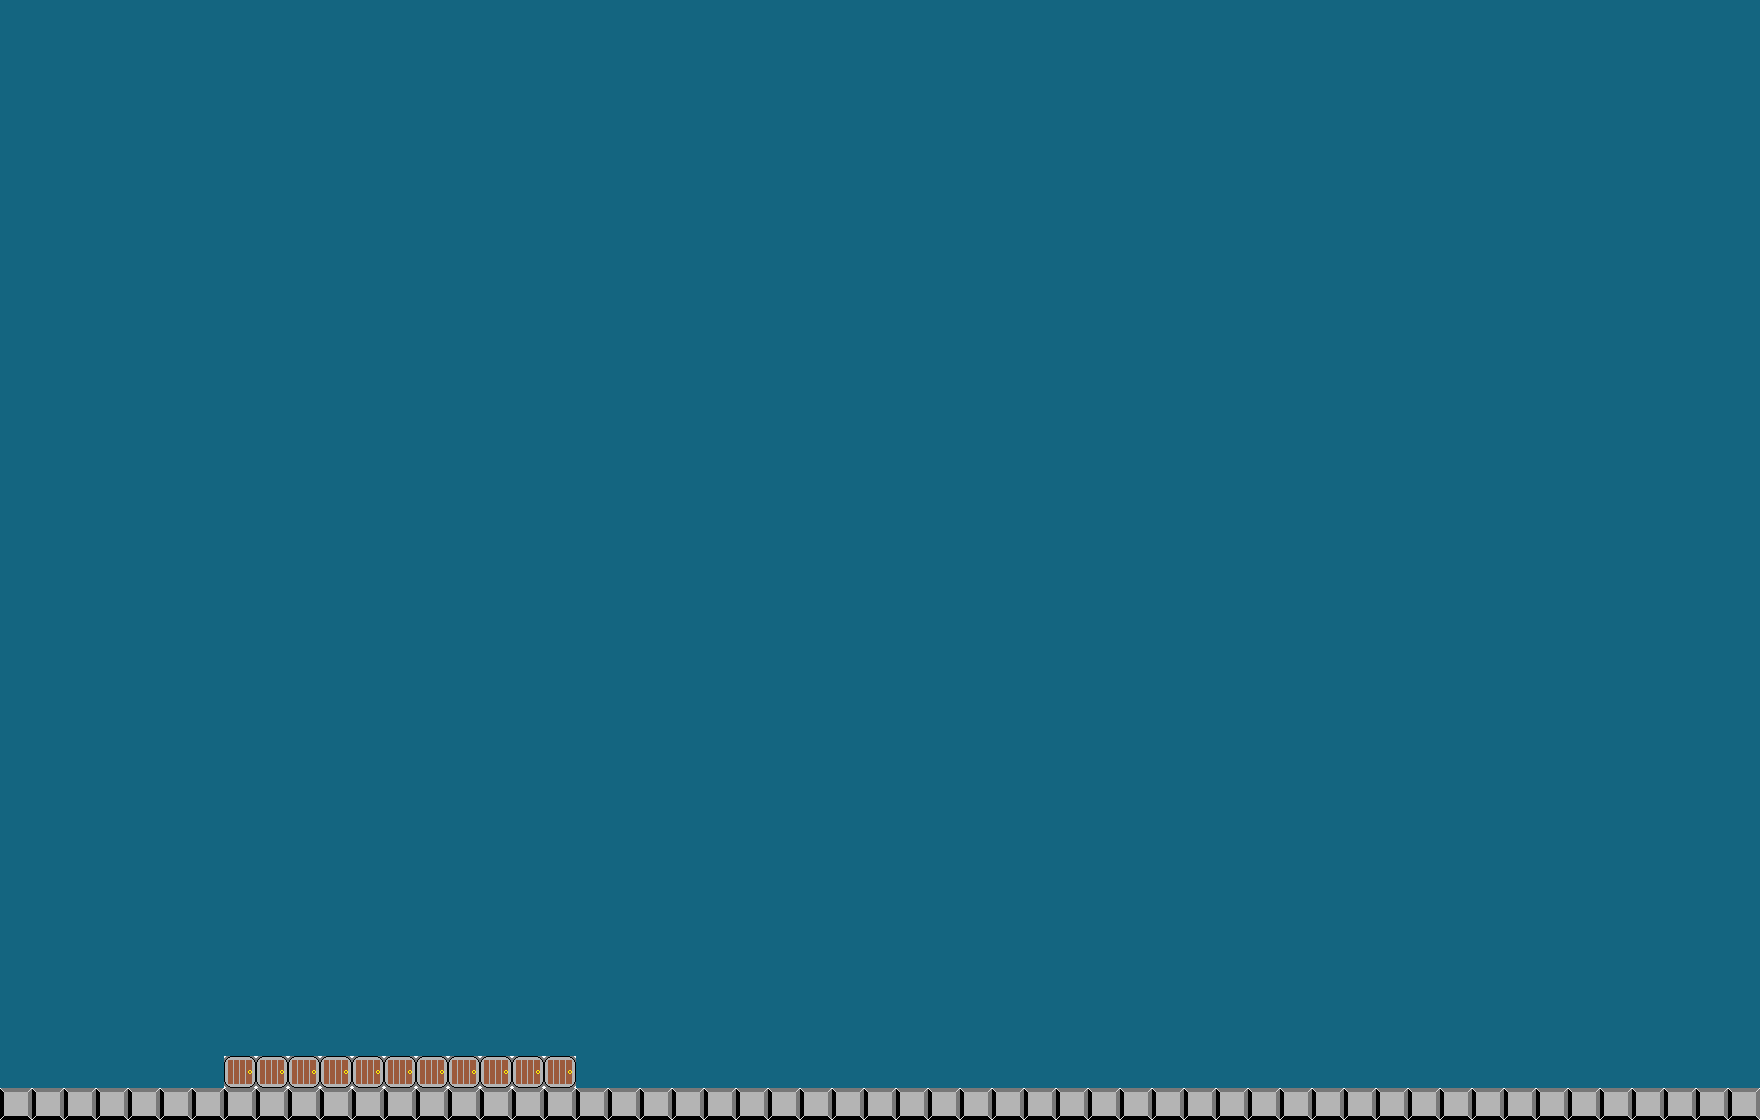

This game map was drawn from its Tiled (.tmx) file and the tilesets committed beside it. A one-line description and the trimmed map source follow:
An orthogonal 55x35 tile map with 32x32 px tiles, 1 tile layer (walls).

<map version="1.0" orientation="orthogonal" width="55" height="35" tilewidth="32" tileheight="32" backgroundcolor="#146580">
 <tileset firstgid="1" name="maptiles" tilewidth="32" tileheight="32">
  <image source="../../data/img/map/maptiles.png" width="64" height="32" />
 </tileset>
 <layer name="walls" width="55" height="35">
  <data>[1925 cells, 66 non-empty, 2 distinct tile ids]</data>
 </layer>
</map>
